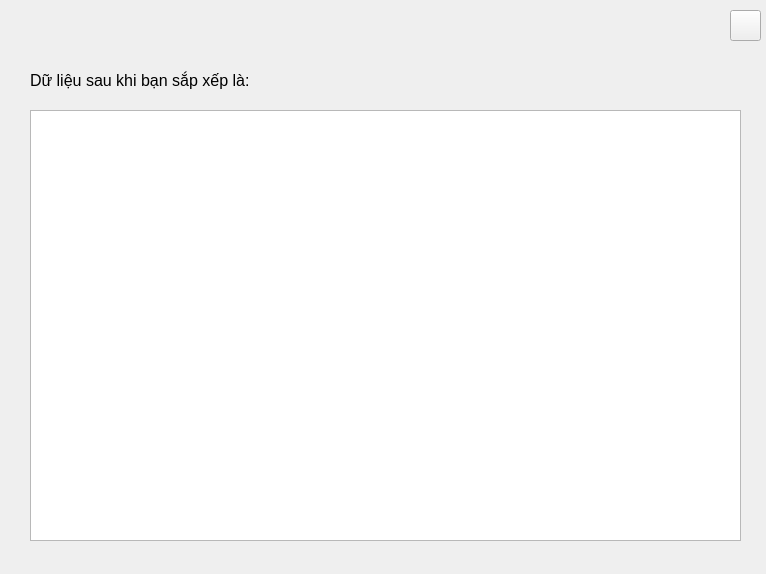
<?xml version="1.0" encoding="UTF-8"?>
<ui version="4.0">
 <class>outData</class>
 <widget class="QWidget" name="outData">
  <property name="geometry">
   <rect>
    <x>0</x>
    <y>0</y>
    <width>766</width>
    <height>574</height>
   </rect>
  </property>
  <property name="windowTitle">
   <string>Form</string>
  </property>
  <widget class="QPlainTextEdit" name="txtoutPut">
   <property name="geometry">
    <rect>
     <x>30</x>
     <y>110</y>
     <width>711</width>
     <height>431</height>
    </rect>
   </property>
   <property name="font">
    <font>
     <pointsize>10</pointsize>
    </font>
   </property>
  </widget>
  <widget class="QPushButton" name="btn_goHome">
   <property name="enabled">
    <bool>true</bool>
   </property>
   <property name="geometry">
    <rect>
     <x>730</x>
     <y>10</y>
     <width>31</width>
     <height>31</height>
    </rect>
   </property>
   <property name="cursor">
    <cursorShape>PointingHandCursor</cursorShape>
   </property>
   <property name="autoFillBackground">
    <bool>false</bool>
   </property>
   <property name="styleSheet">
    <string notr="true">border-image: url(:/image/image/home_icon.png);</string>
   </property>
   <property name="text">
    <string/>
   </property>
  </widget>
  <widget class="QLabel" name="label">
   <property name="geometry">
    <rect>
     <x>30</x>
     <y>65</y>
     <width>261</width>
     <height>31</height>
    </rect>
   </property>
   <property name="font">
    <font>
     <pointsize>12</pointsize>
    </font>
   </property>
   <property name="text">
    <string>Dữ liệu sau khi bạn sắp xếp là: </string>
   </property>
  </widget>
 </widget>
 <resources/>
 <connections/>
</ui>
